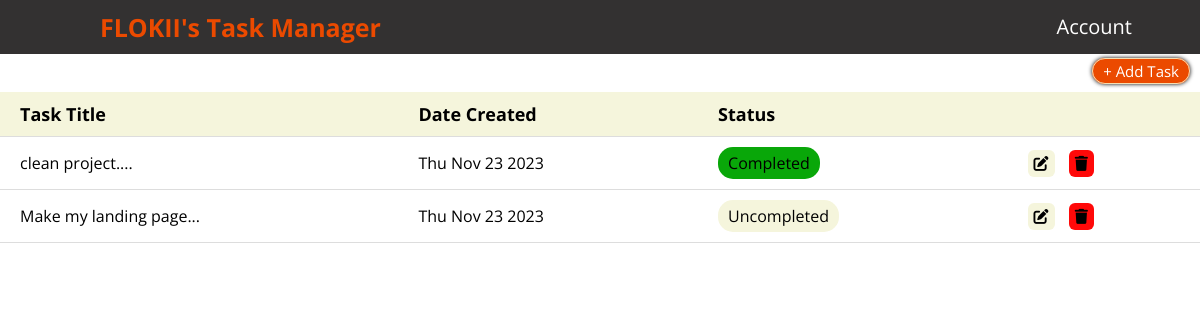
Page /dashboard (signed in) on the earlier database version.
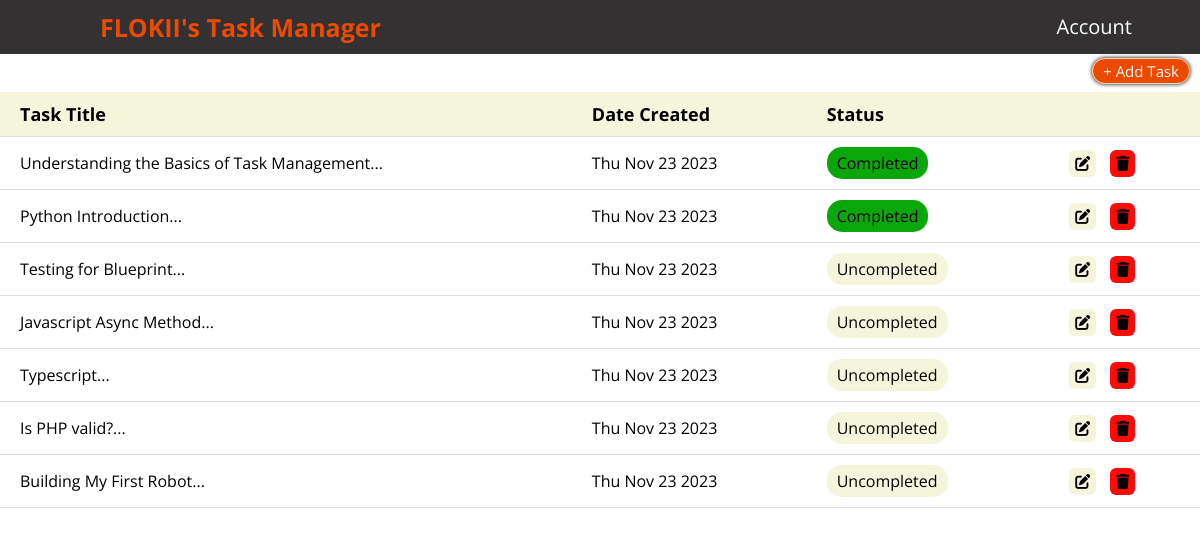
Same page on the later database version.
### app/models.py (models this page shows, shortened)
class User(db.Model, UserMixin):
    id = db.Column(db.Integer, primary_key=True)
    username = db.Column(db.String(20), unique=True, nullable=False)
    email = db.Column(db.String(120), unique=True, nullable=False)
    password = db.Column(db.String(120), nullable=False)
    image_file = db.Column(db.String(20), nullable=False, default='default.jpg')
    tasks = db.relationship('Task', backref='user', lazy=True)

class Task(db.Model):
    id = db.Column(db.Integer, primary_key=True)
    title = db.Column(db.String(100), nullable=False)
    description = db.Column(db.Text, nullable=True)
    resources = db.Column(db.Text, nullable=True)
    challenges = db.Column(db.Text, nullable=True)
    achievements = db.Column(db.Text, nullable=True)
    created_date = db.Column(db.DateTime, nullable=False, default=datetime.utcnow)
    completed = db.Column(db.Boolean, default=False)
    user_id = db.Column(db.Integer, db.ForeignKey('user.id'), nullable=False)

### app/tasks/routes.py (the view)
@tasks.route('/dashboard')
@login_required
def dashboard():
    user = User.query.filter_by(username=current_user.username).first().tasks
    return render_template('dashboard.html', title='Dashboard', user=user)

### app/models.py (called while the page is built)
@login.user_loader
def load_user(user_id):
    return User.query.get(int(user_id))

### app/templates/dashboard.html (shortened to what this page needs)
{% extends "home.html" %}
{%  block styles %}
<link rel="stylesheet" href="{{ url_for('static', filename='css/dashboard.css') }}">
{% endblock %}
{% block body %}
<nav>
    <label class="logo">{{ current_user.username }}'s Task Manager</label>
    <ul>
      <li><a class="active" href="{{ url_for('users.account') }}">Account</a></li>
    </ul>
</nav>
<div class="table">
  <div class="table_header">
    <div>
      <a class="add_new" href="{{ url_for('tasks.add_task') }}">+ Add Task</a>
   </div>
  </div>
  <div class="table_section">
      <table>
          <thead>
              <tr>
                  <th>Task Title</th>
                  <th>Date Created</th>
                  <th>Status</th>
                  <th></th>
              </tr>
          </thead>
          <tbody>
            {% if user %}
                {% for task in user %}
                    <tr>
                        <td><a class="task" href="{{ url_for('tasks.task', task_id=task.id) }}">{{ task.title }}...</a></td>
                        <td>{{ task.created_date.strftime('%a %b %d %Y') }}</td>
                        <td>
                          <button class="toggleButton {% if task.completed %}completed{% endif %}" onclick="toggleStatus(this, '{{ task.id }}')">
                              {% if task.completed %}
                                  Completed
                              {% else %}
                                  Uncompleted
                              {% endif %}
                          </button>
                        </td>
                        <td>
                          <form class="form-display" action="{{ url_for('tasks.edit_task', task_id=task.id)}}">
                            <button class= "button-1" type="submit">
                              <i class="fa-solid fa-pen-to-square"></i>
                            </button>
                          </form>
                          <form class="form-display" action="{{ url_for('tasks.delete_task', task_id=task.id)}}" method="POST">
                            <button class= "button-2" type="submit" onclick="if (!confirm('Are you sure you want to Delete?')) { return false }">
                              <i class="fa-solid fa-trash"></i>
                            </button>
                          </form>
                      </td>
                    </tr>
                {% endfor %}
            {% endif %}
          </tbody>
      </table>
  </div>
</div>
{% endblock %}

### app/templates/home.html (shortened to what this page needs)
<!DOCTYPE html>
<html lang="en" dir="ltr">
  <head>
    {% block styles %}{% endblock %}
   </head>
{% block body %}{% endblock %}
</html>

### app/static/css/dashboard.css (style rules this page uses)
* { margin: 0; padding: 0; box-sizing: border-box; font-family: 'Open Sans', sans-serif; }
nav { position: fixed; width: 100%; padding: 10px 0; z-index: 3; background-color:rgb(51, 49, 49); }
nav ul { float: right; margin-right: 50px; }
nav ul li { display: inline-block; margin: 3px 3px; list-style: none; }
nav ul li a { text-decoration: none; font-size: 15px; padding: 8px 15px; border-radius: 5px; transition: all 0.3s ease; }
.active { color: white; transition: .5s; font-size: 20px; }
label.logo { text-decoration: none; color: #eb4a00; text-shadow: 3px; font-size: 25px; font-weight:700; padding: 10px 100px; }
.table { width: 100%; align-items: center; }
.table_header { display: flex; justify-content: space-between; justify-content: end; padding-top: 60px; padding-bottom: 10px; }
.toggleButton { outline: none; border: none; border-radius: 15px; cursor: pointer; padding: 5px 10px; margin-right: 10px; color:black; font-size: 16px; background-color: beige; }
.toggleButton.completed { background-color: rgb(9, 167, 9); }
.form-display { display: inline; }
.button-1 { background-color: beige; margin-right: 10px; border-radius: 6px; border: none; }
.button-2 { background-color: rgb(255, 9, 9); border-radius: 6px; border: none; }
i { color: #000; padding: 6px; font-size: 15px; }
.add_new { padding: 2px 10px; min-width: 60px; height: 30px; color: white; background-color: #eb4a00; border: 1px solid wheat; border-radius: 30px; box-shadow: 0px 0px 4px 0px black; text-decoration: none; font-size: 15px; white-space: nowrap; margin-right: 10px; }
.table_section { height: 500px; overflow: auto; }
table { width: 100%; table-layout: abso; min-width: 700px; border-collapse: collapse; }
thead th { position: sticky; top: 0; background-color: beige; color: black; font-size: 18px; }
th,td { border-bottom: 1px solid #dddddd; padding: 10px 20px; word-break: break-all; text-align: left; }
::placeholder { color: black; }
.task { text-decoration: none; color: #000; }

Differences in the rows shown:
removed Task: title "clean project.", created_date "Thu Nov 23 2023", completed "Completed"
removed Task: title "Make my landing page", created_date "Thu Nov 23 2023", completed "Uncompleted"
added Task: title "Understanding the Basics of Task Management", created_date "Thu Nov 23 2023", completed "Completed"
added Task: title "Python Introduction", created_date "Thu Nov 23 2023", completed "Completed"
added Task: title "Testing for Blueprint", created_date "Thu Nov 23 2023", completed "Uncompleted"
added Task: title "Javascript Async Method", created_date "Thu Nov 23 2023", completed "Uncompleted"
added Task: title "Typescript", created_date "Thu Nov 23 2023", completed "Uncompleted"
added Task: title "Is PHP valid?", created_date "Thu Nov 23 2023", completed "Uncompleted"
added Task: title "Building My First Robot", created_date "Thu Nov 23 2023", completed "Uncompleted"
